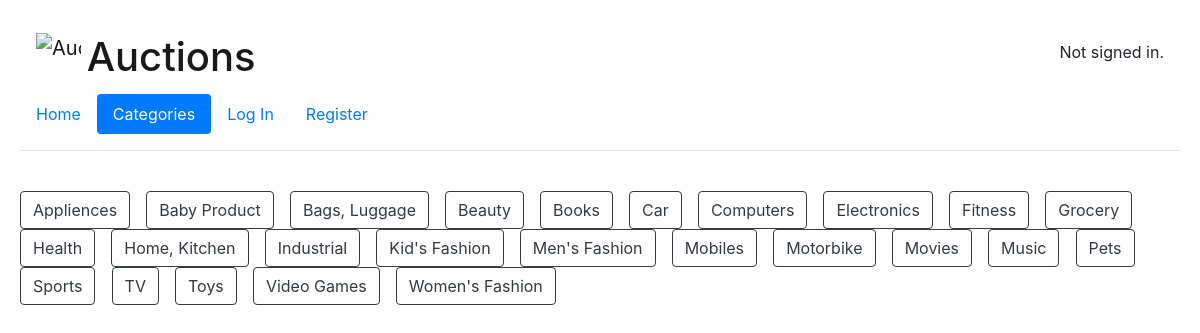
The page /auctions/Categories on the database its author committed.
### auctions/models.py (models this page shows, shortened)
class Category(models.Model):
    category = models.CharField(max_length = 64, default = None, )

### auctions/views.py (the view)
# urls.py: path("Categories", views.Categories, name="Categories"),
def Categories(request):
    if request.user.is_authenticated:
        Wishlists = Wishlist.objects.get(user = request.user.id)
        Wishlists = Wishlists.wishlist.all()
    else:
        Wishlists = []
    return render(request, "auctions/categories.html",{
        "Categories": Category.objects.all().order_by("category"),
        "Wish": len(Wishlists),
    })

### cart/context_processors.py (called while the page is built)
def cart(request):
    return {'cart': Cart(request)}

### auctions/templates/auctions/categories.html (shortened to what this page needs)
{% extends "auctions/layout.html" %}
{% block navcat %}active{% endblock %}
{% block body %}
  {% for Category in Categories %}
    <a class="btn btn-outline-dark" href="{% url 'auctions:CategoryListing' Category.id %}" style="margin-right:1%">{{ Category.category }}</a>
  {% endfor %}
{% endblock %}

### static/auctions/styles.css (style rules this page uses)
body { padding: 20px; min-width: 750px !important; }

### rows shown on the page
Category: category "Appliences"
Category: category "Baby Product"
Category: category "Bags, Luggage"
Category: category "Beauty"
Category: category "Books"
Category: category "Car"
Category: category "Computers"
Category: category "Electronics"
Category: category "Fitness"
Category: category "Grocery"
Category: category "Health"
Category: category "Home, Kitchen"
Category: category "Industrial"
Category: category "Kid's Fashion"
Category: category "Men's Fashion"
Category: category "Mobiles"
Category: category "Motorbike"
Category: category "Movies"
Category: category "Music"
Category: category "Pets"
Category: category "Sports"
Category: category "TV"
Category: category "Toys"
Category: category "Video Games"
Category: category "Women's Fashion"
